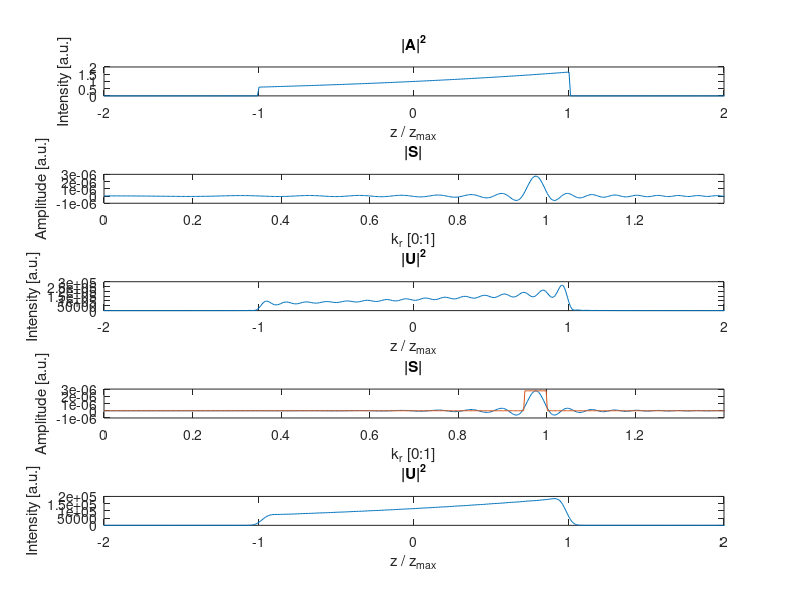

The MATLAB source for this figure: (Note: this script raises an error after producing the figure.)
%%% name:           CompensatedBesselLightSheetTheory
%%% author:         Jonathan Nylk
%%% date created:   10/08/2016
%%% description:    This function produces equations and plots based on the
%%%                 theoretical parameters for a compensated Bessel
%%%                 light-sheet.
%%%
%%% updates (latest first):
%%%     28/11/2016: Formatted code into function format to allow easy
%%%                 looping with a range of parameters. 
%%%     05/09/2016: Changed k_zRange and zRange to 1D vectors to make code
%%%                 more memory efficient. This reduces the speed of the
%%%                 function slightly.
%%%
%%%
%%% END %%%


function [cartesianPupilFunction,cartesianPupilFunction_amplitude,cartesianPupilFunction_phase,X_cart,Y_cart] = CompensatedBesselLightSheetTheory(beta,sigma)

    if nargin < 1
        beta = 0.05;
    end
    
    if nargin < 2
        sigma = 0.25;
    end

    lambda = 532e-9;    % [metres]
    NA = 0.42;
    objective_tube_lens_length = 0.2;   % [metres]
    magnification = 40;
    ref_index = 1.33;
    % beta = 0.25;    % Bessel parameter
%     beta = 0.05;    % Bessel parameter

    objective_half_cone_angle = asin(NA / ref_index);   % [radians]
    f = objective_tube_lens_length / magnification; % [metres]
    pupilScaleFactor = f * tan(objective_half_cone_angle);  % [metres]
    k = 2 * pi / lambda;    % [metres^-1]
    % R = pupilScaleFactor * (1 - beta / 2);  % [metres]
    % r_annulus = pupilScaleFactor * beta;    % [metres]
    R = pupilScaleFactor; % [metres]
    r_annulus = pupilScaleFactor * (1 - beta / 2); % [metres]


    norm_pupilHalfRange = [0:1/500:1] * sqrt(2);
    % k_pupilHalfRange = norm_pupilHalfRange * 2 * NA / lambda;   % [metres^-1]
    k_pupilHalfRange = norm_pupilHalfRange * 2 * NA / lambda;   % [metres^-1]
    k_r = k_pupilHalfRange; % [metres^-1]
    k_z = sqrt(k^2 - k_r.^2);   % [metres^-1]
    k_r0 = 2 * NA / lambda * (1 - beta / 2);    % [metres^-1]
    % k_r0 = k_r(round(R / pupilHalfRange(length(pupilHalfRange)) * length(k_r)));    % [metres^-1]
    k_z0 = sqrt(k^2 - k_r0^2);  % [metres^-1]

    % z_max = R / atan (r_annulus / f);   % [metres] (McGloin 2005)
    % z_max = R / tan (objective_half_cone_angle);   % [metres] (Durnin 1987)
    % z_max = lambda / 2 / ref_index / beta / (1 - sqrt(1 - (NA / ref_index)^2)); % [metres] (Vettenburg 2014)
    z_max = 500e-6;
    z_max = z_max * 0.05 / beta; % "0.05 / beta" factor to allow propagation length scaling as it has been fudged.
    z = [-10:0.01:10] * z_max;   % [metres]

    %[k_zRange,zRange] = meshgrid(k_z,z);
    k_zRange = k_z;
    clear k_z;
    zRange = z;
    clear z;

    % on-axis intensity function
    % A = (abs(zRange) <= z_max); % flat intensity profile for |z| <= z_max
%     sigma = 2;
    A = exp(sigma .* zRange / (z_max)) .* (abs(zRange) <= z_max); % expential increase for |z| <= z_max
%     A = exp(0.5 .* zRange / (z_max)) .* ((zRange >= -1 * z_max) & (zRange < -1 * z_max *1 / 3))...
%         + 0.4 .* ((zRange >= -1 * z_max * 1 / 3) & (zRange < z_max *1 / 3))...
%         + exp(- 0.5 .* zRange / (z_max)) .* ((zRange >= z_max * 1 / 3) & (zRange <= z_max));
%     A = 1 / 3 .* ((zRange >= -1 * z_max) & (zRange < -1 * z_max *1 / 3))...
%         + 2 / 3 .* ((zRange >= -1 * z_max * 1 / 3) & (zRange < z_max *1 / 3))...
%         + 1 .* ((zRange >= z_max * 1 / 3) & (zRange <= z_max));

    S = zeros(size(k_zRange));
    U = zeros(size(zRange));

    % S = 1 / 2 / pi ./ k_z .* sum(A .* exp(1i * k_z0 .* zRange) .* exp (-1i .* k_zRange .* zRange),1);
    % figure;plot(k_r / k,real(S));
    % 
    % U = sum(k_zRange .* repmat(S,[length(z),1]) .*exp(1i .* k_zRange .* zRange),2);
    % figure;plot(z,abs(U).^2);

    fprintf('Calculating "S".\n');
    for kIdx = 1:length(k_zRange)
        S(kIdx) = 1 / 2 / pi / k_zRange(kIdx) * sum(A .* exp (1i * k_z0 .* zRange) .* exp (-1i * k_zRange(kIdx) .* zRange),2);
%         if rem(kIdx,round(length(k_zRange)/10)) == 0
%             fprintf('Calculating "S", loop %d of %d.\n',[kIdx,length(k_zRange)]);
%         end
    end

    fprintf('Calculating "U".\n');
    for zIdx = 1:length(zRange)
        U(zIdx) = sum(k_zRange .* S .* exp (1i .* k_zRange * zRange(zIdx)),2);
%          if rem(zIdx,round(length(zRange)/10)) == 0
%             fprintf('Calculating "U", loop %d of %d.\n',[zIdx,length(zRange)]);
%         end
    end

    pupilFilter = zeros(size(S));
    pupilFilter = exp(-((k_r - k_r0) / sqrt(2) / (k_r0 / 4)) .^ 2);
    S_Filtered = S .* pupilFilter;
    pupilFilterStandard = (k_r / k_r0 * (1 - beta / 2) >= 1 - beta) .* (k_r / k_r0 * (1 - beta / 2) <= 1);
    pupilFilterStandard = pupilFilterStandard .* max(S_Filtered);
    % S_Filtered = pupilFilter;

    U_Filtered = zeros(size(zRange));

    fprintf('Calculating filtered "U".\n');
    for zIdx = 1:length(zRange)
        U_Filtered(zIdx) = sum(k_zRange .* S_Filtered .* exp (1i .* k_zRange * zRange(zIdx)),2);
%          if rem(zIdx,round(length(zRange)/10)) == 0
%             fprintf('Calculating filtered "U", loop %d of %d.\n',[zIdx,length(zRange)]);
%         end
    end

    figure;
    subplot(5,1,1);plot(zRange / z_max,abs(A).^2);
    title('|A|^2');
    xlabel('z / z_m_a_x');
    ylabel('Intensity [a.u.]');
    xlim([-2 2]);
    subplot(5,1,2);plot(k_r / (2 * NA / lambda),real(S));
    title('|S|');
    ylabel('Amplitude [a.u.]');
    xlabel('k_r [0:1]');
    xlim([0 1.4]);
    subplot(5,1,3);plot(zRange / z_max,abs(U).^2);
    title('|U|^2');
    xlabel('z / z_m_a_x');
    ylabel('Intensity [a.u.]');
    xlim([-2 2]);
    subplot(5,1,4);plot(k_r / (2 * NA / lambda),real(S_Filtered),k_r / (2 * NA / lambda),real(pupilFilterStandard));
    title('|S|');
    xlim([0 1.4]);
    xlabel('k_r [0:1]');
    ylabel('Amplitude [a.u.]');
    subplot(5,1,5);plot(zRange / z_max,abs(U_Filtered).^2);
    title('|U|^2');
    xlabel('z / z_m_a_x');
    ylabel('Intensity [a.u.]');
    xlim([-2 2]);
    drawnow; shg;

    % convert to a 2d pupil function array
    radial_Coord = k_r / (2 * NA / lambda);
    angular_Coord = ([1:length(radial_Coord)] - 1) * 2 * pi / (length(radial_Coord) - 1);
    polarPupilFunction = repmat(S_Filtered,[size(angular_Coord,2),1]); % compensated Bessel beam
%     polarPupilFunction = repmat(abs(pupilFilterStandard),[size(angular_Coord,2),1]); % normal Bessel beam
    polarPupilFunction = reshape(polarPupilFunction,[],1);
    [rad_Coords,ang_Coords] = meshgrid(radial_Coord,angular_Coord);
    [x_polar,y_polar] = pol2cart(ang_Coords,rad_Coords);
    x_polar = reshape(x_polar,[],1);
    y_polar = reshape(y_polar,[],1);
    F = TriScatteredInterp(x_polar,y_polar,polarPupilFunction);
    [X_cart,Y_cart] = meshgrid(([1:length(radial_Coord)] - 1) / (length(radial_Coord) - 1) .* (max(x_polar(:)) - min(x_polar(:))) + min(x_polar(:))...
        ,([1:length(radial_Coord)] - 1) / (length(radial_Coord) - 1) .* (max(y_polar(:)) - min(y_polar(:))) + min(y_polar(:)));
    cartesianPupilFunction = F(X_cart,Y_cart);
    cartesianPupilFunction(isnan(cartesianPupilFunction)) = 0;
    
    cartesianPupilFunction_amplitude = abs(cartesianPupilFunction);
    cartesianPupilFunction_phase = angle(cartesianPupilFunction);
    
%     figure;
%     subplot(2,1,1);
%     imagesc(([1:length(radial_Coord)] - 1) / (length(radial_Coord) - 1) .* (max(x_polar(:)) - min(x_polar(:))) + min(x_polar(:))...
%         ,([1:length(radial_Coord)] - 1) / (length(radial_Coord) - 1) .* (max(y_polar(:)) - min(y_polar(:))) + min(y_polar(:))...
%         ,cartesianPupilFunction_amplitude);
%     axis image;
%     title('amplitude');
%     subplot(2,1,2);
%     imagesc(([1:length(radial_Coord)] - 1) / (length(radial_Coord) - 1) .* (max(x_polar(:)) - min(x_polar(:))) + min(x_polar(:))...
%         ,([1:length(radial_Coord)] - 1) / (length(radial_Coord) - 1) .* (max(y_polar(:)) - min(y_polar(:))) + min(y_polar(:))...
%         ,cartesianPupilFunction_phase);
%     axis image;
%     title('phase');

end
